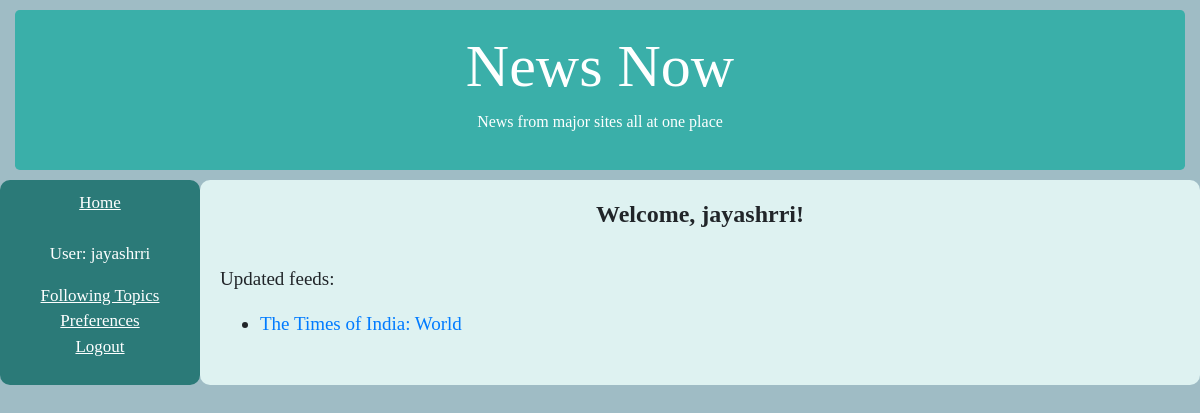
Page /newspage/ (signed in) on the earlier database version.
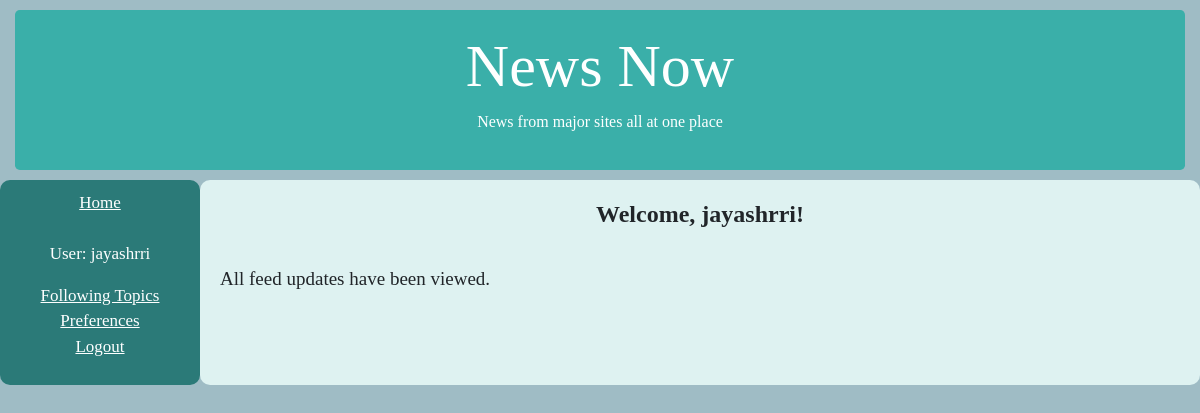
Same page on the later database version.
### newspage/models.py (models this page shows, shortened)
class FeedList(models.Model):
    main_site=models.ForeignKey(MainSite, on_delete=models.SET_NULL, null=True, help_text='Enter the name of the Main Site')
    topic_name=models.CharField(max_length=100, help_text='Enter the topic of articles')
    url=models.CharField(max_length=1000, help_text='Enter URL of topic RSS Feed')
    last_update=models.DateTimeField(default=None, blank=True, null=True)
    def __str__(self):
        return f'{self.main_site.name}: {self.topic_name}'
    __str__.short_description='Feed Name'
    class Meta:
        verbose_name='Feed List'

class MainSite(models.Model):
    name=models.CharField(max_length=100, help_text='Enter name of main site')
    class Meta:
        verbose_name='Main Site'

### newspage/views.py (the view)
# urls.py: path('', views.FeedUpdate, name='index'),
def FeedUpdate(request):
    IsUpdated=[]
    FeedItems=FeedList.objects.all()
    for FeedItem in FeedItems:
        result=rss.CheckUpdate(FeedItem)
        if (result):
            IsUpdated.append(FeedItem)
    return render(request, 'index.html', context={'isupdated': IsUpdated})

### newspage/rss.py (called while the page is built)
def CheckUpdate(FeedObj):
    if (FeedObj.last_update):
        Feed=feedparser.parse(FeedObj.url)
        entry=Feed.entries[0].published_parsed
        lasttime=FeedObj.last_update.timetuple()
        if (entry > lasttime):
            return 1
        else:
            return 0
    else:
        return 1

### newspage/templates/index.html
{% extends 'base_generic.html' %}
{% block content %}
<div class="welcome">
{% if user.is_authenticated %}
    <h4><strong>Welcome, {{user}}!</strong></h4>
{% else %}
    <h4><strong>Welcome!</strong></h4>
    <p>Please login or sign up to continue.</p>
{% endif %}
</div>
<br>
{% if user.is_authenticated %}
    {% if not isupdated %}
        <p>All feed updates have been viewed.</p>
    {% else %}
        <p>Updated feeds: </p>
        <ul>
        {% for feeditem in isupdated %}
            {% if feeditem in user.userpreferences.following_sites.all %}
                <li><a href="{% url 'feed' feeditem.pk %}">{{feeditem}}</a></li>
            {% endif %}
        {% endfor %}
        </ul>
    {% endif %}
{% endif %}
{% endblock %}

Differences in the rows shown:
removed FeedList: main_site+topic_name "The Times of India: World"
Other differences:
text no longer shown: "Updated feeds:"
text now shown: "All feed updates have been viewed."
